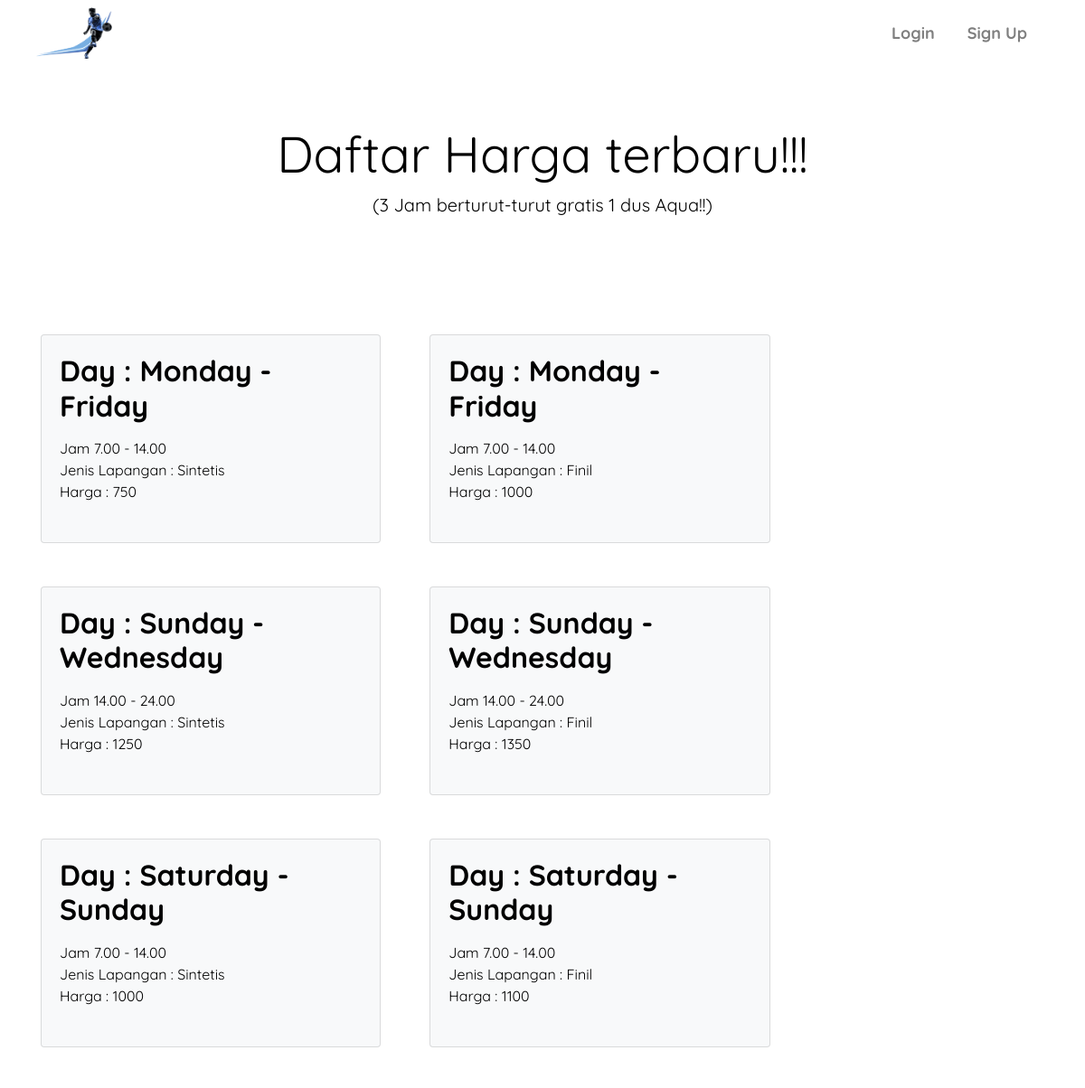
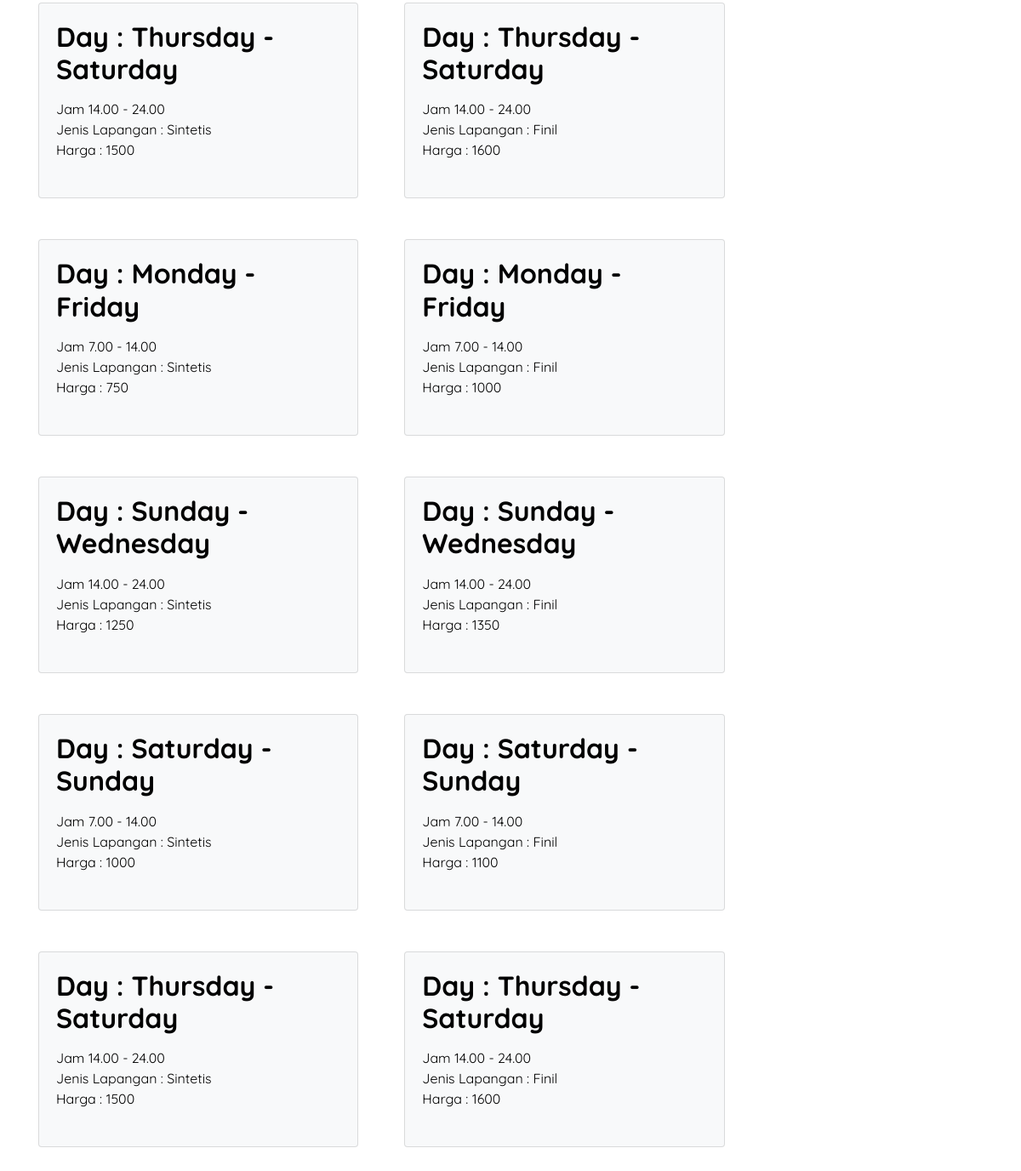
The page /pricelist.php on the database its author committed (2 pictures, top to bottom).
### tables this page shows
CREATE TABLE `pricelist` (
  `opt` int(11) NOT NULL,
  `fieldnum` int(11) DEFAULT NULL,
  `startday` int(11) NOT NULL,
  `endday` int(11) NOT NULL,
  `starttime` int(11) NOT NULL,
  `endtime` int(11) NOT NULL,
  `price` int(11) NOT NULL
);

CREATE TABLE `field` (
  `fieldnum` int(11) NOT NULL,
  `tipe` text NOT NULL
);

### pricelist.php (the view, shortened to what this page needs)
<?php
$db_connection = mysqli_connect("127.0.0.1", "root","", "liverpool");
?>
<!doctype html>
<html lang="en">
  <head>
    <link rel="stylesheet" href="https://stackpath.bootstrapcdn.com/bootstrap/4.2.1/css/bootstrap.min.css">
    <link rel="stylesheet" href="res/css/style.css">
  </head>
<body>
    <header>
        <nav class="navbar navbar-expand-lg navbar-light sticky-top">
            <a href="index.php" class="nav-brand ml-3 mr-3">
            <img src="res/img/1.png" width="100" height="57" class="d-inline-block align-top" alt=""> </a>
            <ul class="navbar-nav ml-auto">
                <li class="nav-item">
                    <a class="nav-link" href="login.php" style="margin-right:20px">Login</a>
                </li>
                <li class="nav-item">
                    <a class="nav-link" href="signup.php" style="margin-right:40px">Sign Up</a>
                </li>
            </ul>
        </nav>
    </header>
  <div class="position-relative overflow-hidden p-3 p-md-5 m-md-3 text-center ">
    <h1 class="display-4 font-weight-normal">Daftar Harga terbaru!!!</h1>
    <p class="lead font-weight-normal">(3 Jam berturut-turut gratis 1 dus Aqua!!)</p>
  </div>
<?PHP
  $price = "select * from pricelist inner join field on field.fieldnum=pricelist.fieldnum order by opt asc;";
  $result= $db_connection->query($price);
  echo '<div class="album py-5 ">
          <div class="container">
              <div class="row"> ';
   ?>
   <?php
    $days = array('0', 'Monday', 'Tuesday', 'Wednesday','Thursday','Friday', 'Saturday', 'Sunday');
  while($row = $result->fetch_assoc()) {
   ?>
  <div class="col-md-5 mr-4">
   <div class="card mb-5 bg-light ">
    <div class="card-body">
    <h2 class="display-7"><?php echo 'Day : '.$days[$row["startday"]].' - '.$days[$row["endday"]].' ' ;?> </h2>
         <ul class="list-unstyled mt-3 mb-4">
             <li><?php echo ' Jam '.$row["starttime"].'.00 - '.$row["endtime"].'.00 ';?> </li>
             <li><?php echo 'Jenis Lapangan : '.$row["tipe"].' ';?></li>
             <li><?php echo ' Harga : '.$row["price"].' ';?></li>
         </ul>
         </div>
     </div>
  </div>
  <?php
  }
  ?>
  </body>
</html>

### res/css/style.css (style rules this page uses)
body { padding: 0%; margin: 0%; font-family: 'Quicksand', cursive, sans-serif; color: black !important; }
.container { padding-right: 15%; }
.nav-item { font-weight: bolder; color: black !important; font-size: 18px; }
h1, h2, h3, h4, h5, h6 { font-family: "Quicksand", cursive,sans-serif; font-weight: bolder; color: black; }

### rows shown on the page
pricelist: startday "Monday", endday "Friday", starttime "7", endtime "14", field.tipe "Sintetis", price "750"
pricelist: startday "Monday", endday "Friday", starttime "7", endtime "14", field.tipe "Finil", price "1000"
pricelist: startday "Sunday", endday "Wednesday", starttime "14", endtime "24", field.tipe "Sintetis", price "1250"
pricelist: startday "Sunday", endday "Wednesday", starttime "14", endtime "24", field.tipe "Finil", price "1350"
pricelist: startday "Saturday", endday "Sunday", starttime "7", endtime "14", field.tipe "Sintetis", price "1000"
pricelist: startday "Saturday", endday "Sunday", starttime "7", endtime "14", field.tipe "Finil", price "1100"
pricelist: startday "Thursday", endday "Saturday", starttime "14", endtime "24", field.tipe "Sintetis", price "1500"
pricelist: startday "Thursday", endday "Saturday", starttime "14", endtime "24", field.tipe "Finil", price "1600"
pricelist: startday "Monday", endday "Friday", starttime "7", endtime "14", field.tipe "Sintetis", price "750"
pricelist: startday "Monday", endday "Friday", starttime "7", endtime "14", field.tipe "Finil", price "1000"
pricelist: startday "Sunday", endday "Wednesday", starttime "14", endtime "24", field.tipe "Sintetis", price "1250"
pricelist: startday "Sunday", endday "Wednesday", starttime "14", endtime "24", field.tipe "Finil", price "1350"
pricelist: startday "Saturday", endday "Sunday", starttime "7", endtime "14", field.tipe "Sintetis", price "1000"
pricelist: startday "Saturday", endday "Sunday", starttime "7", endtime "14", field.tipe "Finil", price "1100"
pricelist: startday "Thursday", endday "Saturday", starttime "14", endtime "24", field.tipe "Sintetis", price "1500"
pricelist: startday "Thursday", endday "Saturday", starttime "14", endtime "24", field.tipe "Finil", price "1600"
